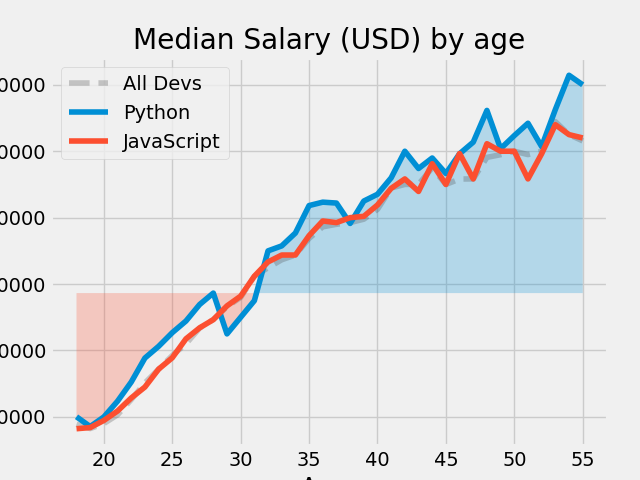

Generate this figure with Python:
import pandas as pd
from matplotlib import pyplot as plt

plt.style.use("fivethirtyeight")

data = pd.read_csv('data.csv')
ages  =data['Age']
dev_salaries = data['All_Devs']
py_salaries = data['Python']
js_salaries = data['JavaScript']
overall_median = 57287
plt.plot(ages, dev_salaries, color="#44444444", linestyle='--', label="All Devs")
plt.plot(ages, py_salaries, label="Python")
plt.plot(ages, js_salaries, label="JavaScript")
plt.legend()
plt.fill_between(ages, py_salaries, overall_median, where=(py_salaries>overall_median), 
					interpolate=True, alpha=0.25)

plt.fill_between(ages, py_salaries, overall_median, 
	where=(py_salaries<=overall_median), color="red",interpolate=True, alpha=0.25)

plt.title("Median Salary (USD) by age")
plt.xlabel("Ages")
plt.ylabel("Median Salary (USD) ")
plt.show()
